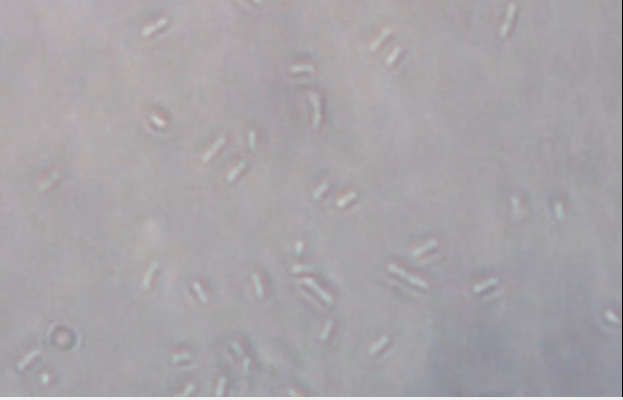
#> input picture Testing/testPictures/ecoli1.png, 623 x 400 px
$ python edgeDetectionTest.py
#> lines starting #> are read from the running program, lines starting #| are printed output that depends on the picture
import cv2
import numpy as np
from matplotlib import pyplot as plt
from tkinter.filedialog import askopenfilename, asksaveasfilename


filename = askopenfilename()
#> the answer given: testPictures/ecoli1.png


img = cv2.imread(filename)
#> img is the input picture: shape (400, 623, 3); mean B, G, R 167.5, 164.1, 167.5
edges = cv2.Canny(img,100,200)
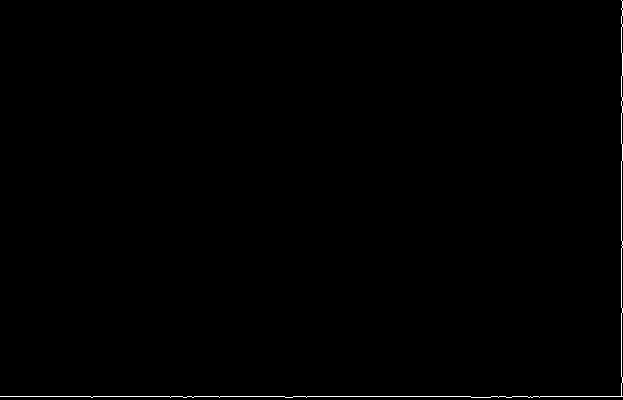
#> edges: shape (400, 623); 0.41% white in thin lines or dots

plt.subplot(121),plt.imshow(img,cmap = 'gray')

plt.title('Original Image'), plt.xticks([]), plt.yticks([])
plt.subplot(122),plt.imshow(edges,cmap = 'gray')

plt.title('Edge Image'), plt.xticks([]), plt.yticks([])

plt.show()
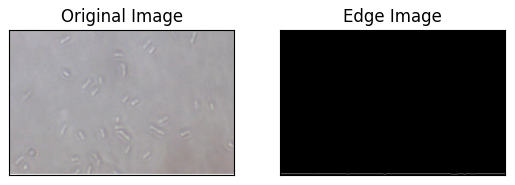
#> figure drawn by matplotlib, 2 panels; B, G, R data is drawn as R, G, B

$ run again, on Testing/testPictures/newPics.png
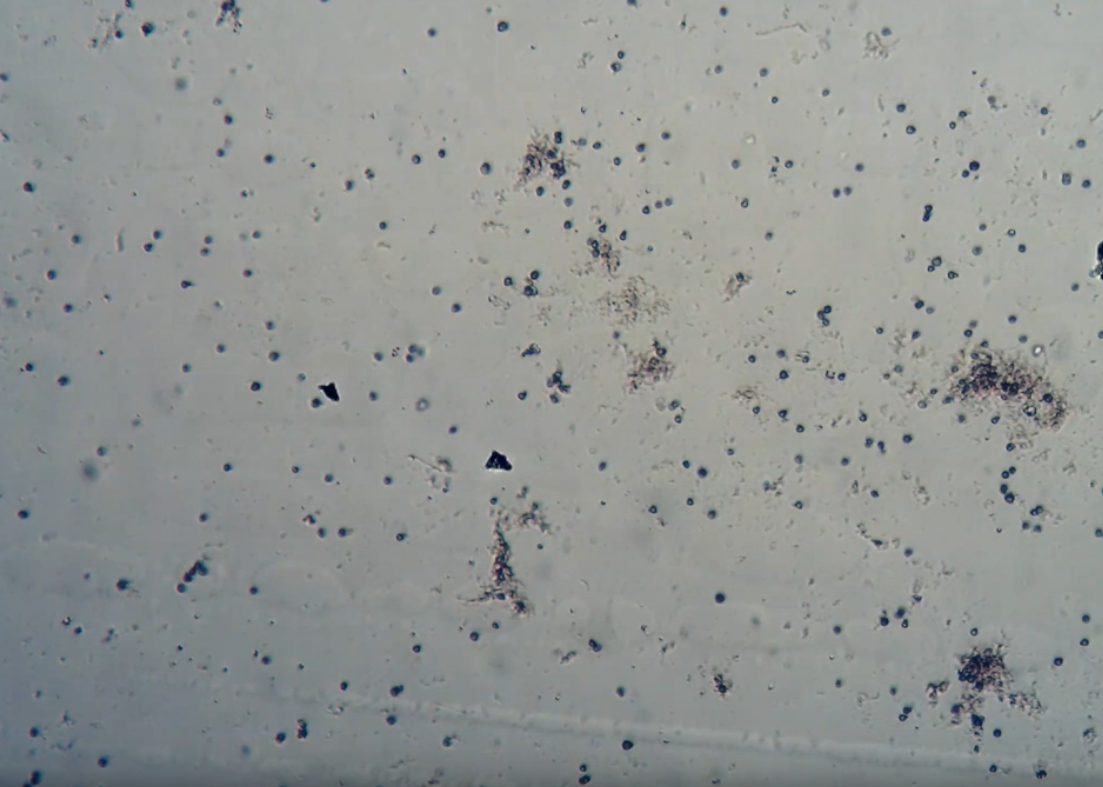
#> input picture Testing/testPictures/newPics.png, 1103 x 787 px
#> img is the input picture: shape (787, 1103, 3); mean B, G, R 147.6, 150.1, 146.4
#> `edges = cv2.Canny(img,100,200)`:
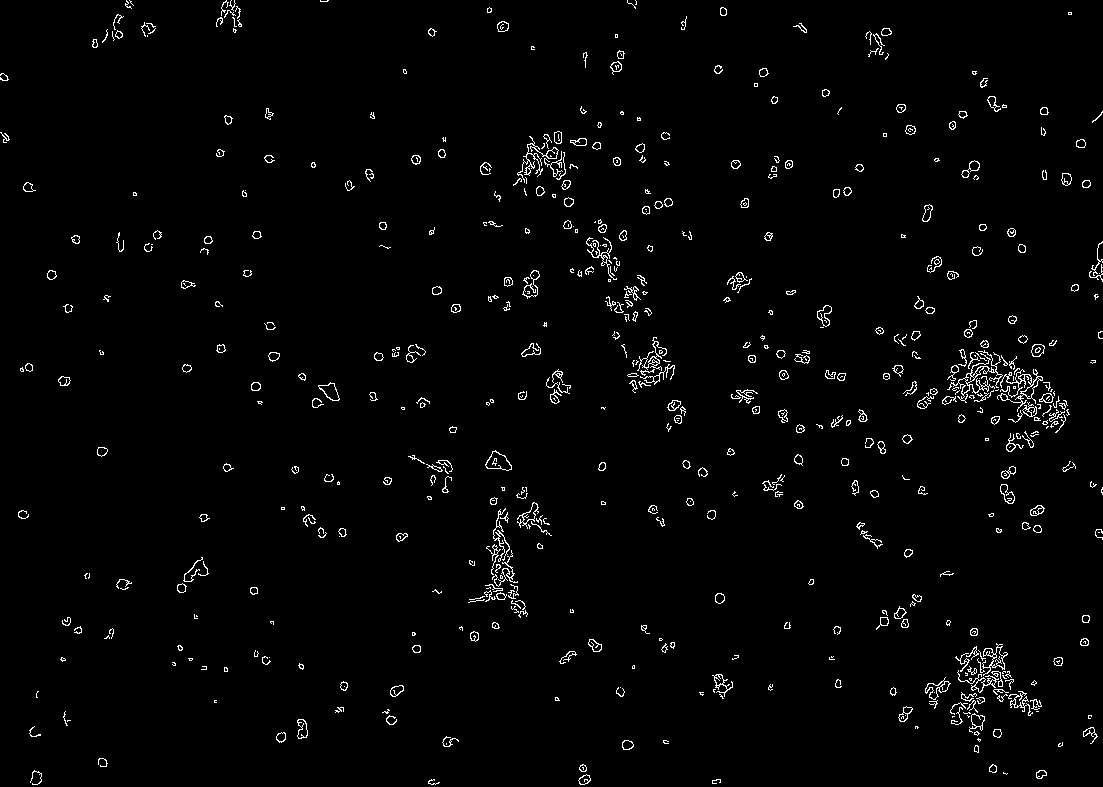
#> edges: shape (787, 1103); 2% white in thin lines or dots
#> `plt.show()`:
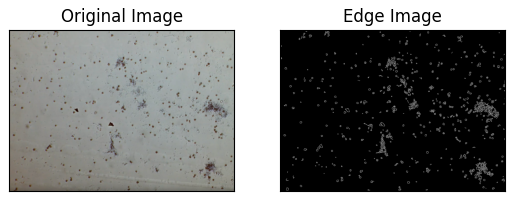
#> figure drawn by matplotlib, 2 panels; B, G, R data is drawn as R, G, B

$ run again, on Testing/testPictures/testpic5,29.png
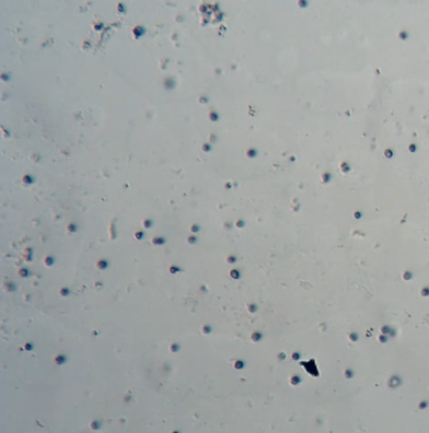
#> input picture Testing/testPictures/testpic5,29.png, 429 x 433 px
#> img is the input picture: shape (433, 429, 3); mean B, G, R 164.1, 164.4, 159.4
#> `edges = cv2.Canny(img,100,200)`:
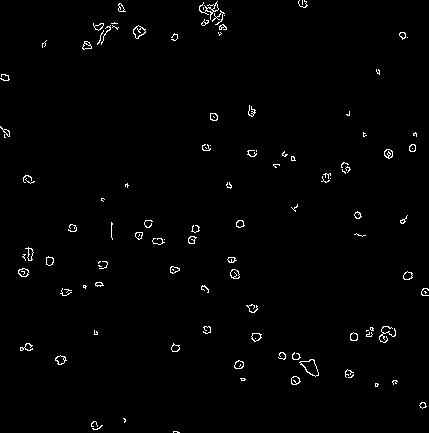
#> edges: shape (433, 429); 1.3% white in thin lines or dots
#> `plt.show()`:
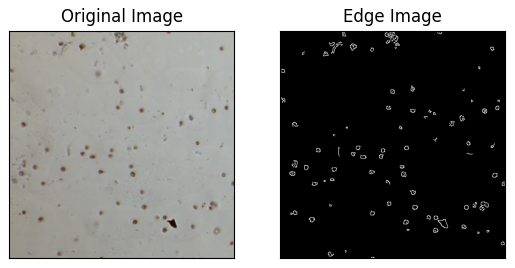
#> figure drawn by matplotlib, 2 panels; B, G, R data is drawn as R, G, B
